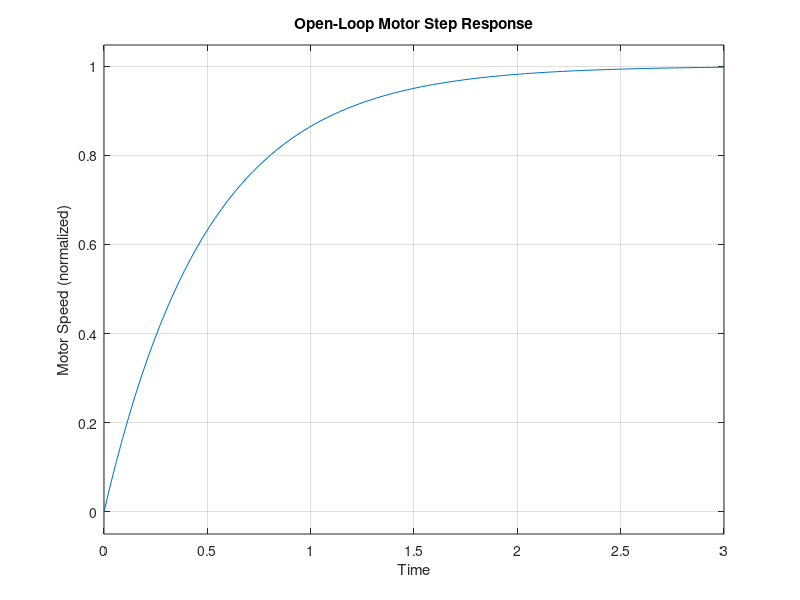

This chart was generated by the following MATLAB code: (Note: this script raises an error after producing the figure.)
% plant_model.m

% Motor parameters
K = 1;          % steady-state gain (normalized)
tau = 0.5;      % time constant (seconds)

% Transfer function G(s) = K / (tau*s + 1)
G = tf(K, [tau, 1]);

% Open-loop step response (input = 1 => 100% throttle)
figure;
step(G);
title('Open-Loop Motor Step Response');
xlabel('Time');
ylabel('Motor Speed (normalized)');
grid on;

% Save the figure
if ~exist('results', 'dir')
    mkdir('results');
end
saveas(gcf, 'results/open_loop_response.png');

% Display step response characteristics
info = stepinfo(G);
fprintf('Open-loop step response:\n');
fprintf('  Rise time: %.2f s\n', info.RiseTime);
fprintf('  Settling time: %.2f s\n', info.SettlingTime);
